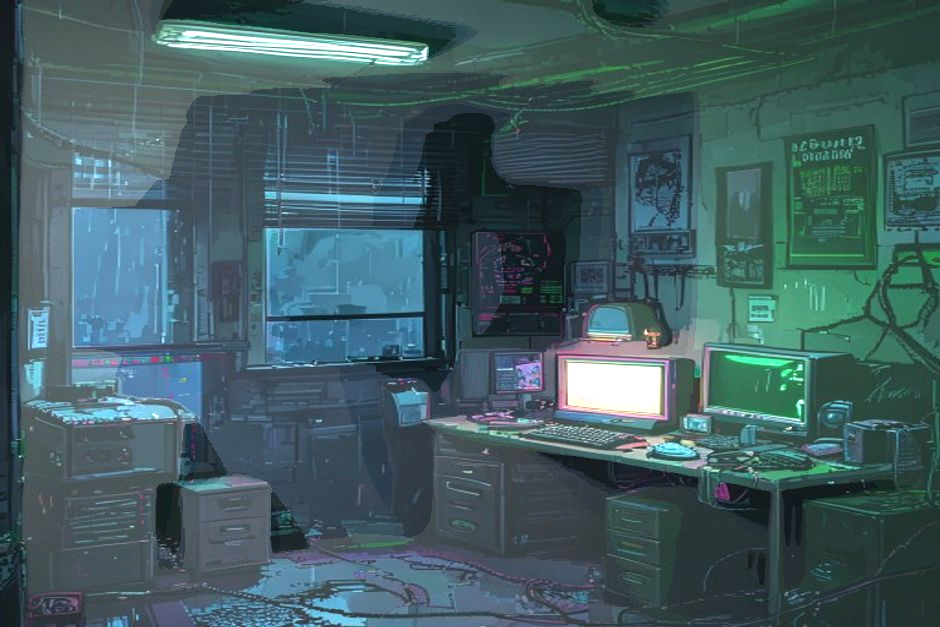
#> input picture assets/bg_apartment_f0.png, 940 x 627 px, found by its file name; its folder holds 5 pictures in this run
$ python gen_env_anim.py
#> lines starting #> are read from the running program, lines starting #| are printed output that depends on the picture; after the words box and inside, x2 and y2 are one past the last pixel; in counts of white or black regions, pixels touching at a corner belong together
#!/usr/bin/env python3
"""
LAST SIGNAL - 定向环境动画 v3 (apartment)

核心思路：效果要极端、局部要大、变化要快。
- 终端屏幕：像真的 CRT 在闪烁，亮度变化 > 100%
- 天花板灯：真的灭/亮，不是微调
- 窗户雨：肉眼可见的雨丝变化
- 每帧都有至少一个显著变化点
"""

import cv2
import numpy as np
import os

ASSETS_DIR = "/root/.openclaw/workspace/last-signal/assets"
SCENE = "bg_apartment"

# 区域 (扩大范围以覆盖更多像素)
TERMINAL = (420, 300, 940, 620)   # 终端+桌面
CEILING  = (100, 0, 700, 200)     # 天花板灯区域
WINDOW   = (0, 60, 470, 580)      # 窗户区域


def load_base():
    path = os.path.join(ASSETS_DIR, f"{SCENE}_f0.png")
    return cv2.imread(path)


def mask_blend(base, transformed, region, feather=30):
    """用羽化 mask 混合区域效果"""
    h, w = base.shape[:2]
    x1, y1, x2, y2 = [max(0, region[0]), max(0, region[1]),
                        min(w, region[2]), min(h, region[3])]

    mask = np.zeros((h, w), np.float32)
    mask[y1:y2, x1:x2] = 1.0
    ks = feather * 2 + 1
    mask = cv2.GaussianBlur(mask, (ks, ks), feather)
    if mask.max() > 0:
        mask /= mask.max()
    m3 = np.stack([mask]*3, axis=-1)

    bf = base.astype(np.float32)
    tf = transformed.astype(np.float32)
    return np.clip(bf * (1 - m3) + tf * m3, 0, 255).astype(np.uint8)


# ========== 效果 ==========

def fx_terminal_green_flash(img):
    """终端区域强绿色脉冲 — 像 CRT 闪亮"""
    out = img.copy().astype(np.float32)
    x1, y1, x2, y2 = TERMINAL
    r = out[y1:y2, x1:x2]
    # 绿色通道大幅提亮
    r[:, :, 1] = np.clip(r[:, :, 1] * 2.2 + 40, 0, 255)
    # 红蓝压制
    r[:, :, 0] = np.clip(r[:, :, 0] * 0.5, 0, 255)
    r[:, :, 2] = np.clip(r[:, :, 2] * 0.55, 0, 255)
    # 整体提亮
    r[:] = np.clip(r * 1.5, 0, 255)
    return out.astype(np.uint8)


def fx_terminal_off(img):
    """终端区域暗灭 — 几乎全黑"""
    out = img.copy().astype(np.float32)
    x1, y1, x2, y2 = TERMINAL
    out[y1:y2, x1:x2] *= 0.25
    return np.clip(out, 0, 255).astype(np.uint8)


def fx_terminal_flicker(img):
    """终端闪烁 — 亮度波动 + 色温偏移"""
    out = img.copy().astype(np.float32)
    x1, y1, x2, y2 = TERMINAL
    r = out[y1:y2, x1:x2]
    r[:, :, 1] = np.clip(r[:, :, 1] * 1.6 + 25, 0, 255)
    r[:, :, 0] = np.clip(r[:, :, 0] * 0.7, 0, 255)
    r[:, :, 2] = np.clip(r[:, :, 2] * 0.75, 0, 255)
    r[:] = np.clip(r * 1.35, 0, 255)
    return out.astype(np.uint8)


def fx_ceiling_warm(img):
    """天花板灯偏暖亮"""
    out = img.copy().astype(np.float32)
    x1, y1, x2, y2 = CEILING
    r = out[y1:y2, x1:x2]
    r[:, :, 2] = np.clip(r[:, :, 2] * 1.4 + 20, 0, 255)
    r[:, :, 1] = np.clip(r[:, :, 1] * 1.2, 0, 255)
    r[:, :, 0] = np.clip(r[:, :, 0] * 0.6, 0, 255)
    r[:] = np.clip(r * 1.4, 0, 255)
    return out.astype(np.uint8)


def fx_ceiling_dark(img):
    """天花板灯灭 — 大幅压暗"""
    out = img.copy().astype(np.float32)
    x1, y1, x2, y2 = CEILING
    out[y1:y2, x1:x2] *= 0.2
    return np.clip(out, 0, 255).astype(np.uint8)


def fx_window_rain(img):
    """窗户区域密集雨丝"""
    out = img.copy().astype(np.float32)
    h, w = out.shape[:2]
    x1, y1, x2, y2 = WINDOW
    rain = np.zeros((h, w), np.float32)
    n = 300
    xs = np.random.randint(x1, x2, n)
    ys = np.random.randint(y1, y2, n)
    ls = np.random.randint(10, 35, n)
    for x, y, l in zip(xs, ys, ls):
        x2r = x + np.random.randint(-2, 3)
        y2r = min(y + l, y2)
        cv2.line(rain, (x, y), (x2r, y2r), 1.0, 1)
    out[:, :, 0] = np.clip(out[:, :, 0] + rain * 80, 0, 255)
    out[:, :, 1] = np.clip(out[:, :, 1] + rain * 65, 0, 255)
    out[:, :, 2] = np.clip(out[:, :, 2] + rain * 50, 0, 255)
    # 窗户微亮
    out[y1:y2, x1:x2] = np.clip(out[y1:y2, x1:x2] * 1.15, 0, 255)
    return out.astype(np.uint8)


def fx_window_light_rain(img):
    """窗户区域轻雨"""
    out = img.copy().astype(np.float32)
    h, w = out.shape[:2]
    x1, y1, x2, y2 = WINDOW
    rain = np.zeros((h, w), np.float32)
    n = 100
    xs = np.random.randint(x1, x2, n)
    ys = np.random.randint(y1, y2, n)
    ls = np.random.randint(5, 18, n)
    for x, y, l in zip(xs, ys, ls):
        x2r = x + np.random.randint(-1, 2)
        y2r = min(y + l, y2)
        cv2.line(rain, (x, y), (x2r, y2r), 0.7, 1)
    out[:, :, 0] = np.clip(out[:, :, 0] + rain * 50, 0, 255)
    out[:, :, 1] = np.clip(out[:, :, 1] + rain * 40, 0, 255)
    out[:, :, 2] = np.clip(out[:, :, 2] + rain * 30, 0, 255)
    return out.astype(np.uint8)


def fx_global_cold(img):
    """全局偏冷"""
    out = img.copy().astype(np.float32)
    out[:, :, 0] = np.clip(out[:, :, 0] * 1.1 + 5, 0, 255)
    out[:, :, 2] = np.clip(out[:, :, 2] * 0.9, 0, 255)
    return out.astype(np.uint8)


# ============================================================
# 帧定义：每帧组合多个区域效果
# ============================================================

def gen():
    base = load_base()
#> in load_base, returned value is the input picture: shape (627, 940, 3); mean B, G, R 98.8, 93.7, 66.2
    frames = []

    # f0: 基准
    frames.append(base.copy())

    # f1: 终端绿闪 + 天花板暖亮
    f1 = mask_blend(base, fx_terminal_green_flash(base), TERMINAL)
#> in fx_terminal_green_flash, `return out.astype(np.uint8)`:
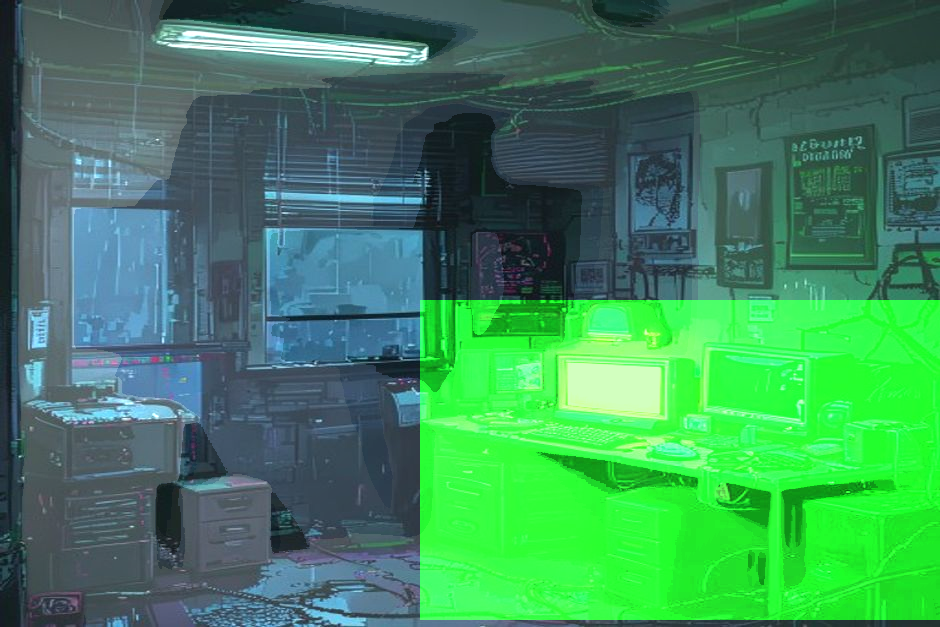
#> returned value: shape (627, 940, 3); mean of channels 0, 1, 2 92.1, 137, 62.7; drawn as B, G, R
#> in mask_blend, `h, w = base.shape[:2]`: h = 627; w = 940
#> in mask_blend, `x1, y1, x2, y2 = [max(0, region[0]), max(0, region[1]), min(w, region[..`: x1 = 420; y1 = 300; x2 = 940; y2 = 620
    f1 = mask_blend(f1, fx_ceiling_warm(f1), CEILING)
#> in fx_ceiling_warm, `return out.astype(np.uint8)`:
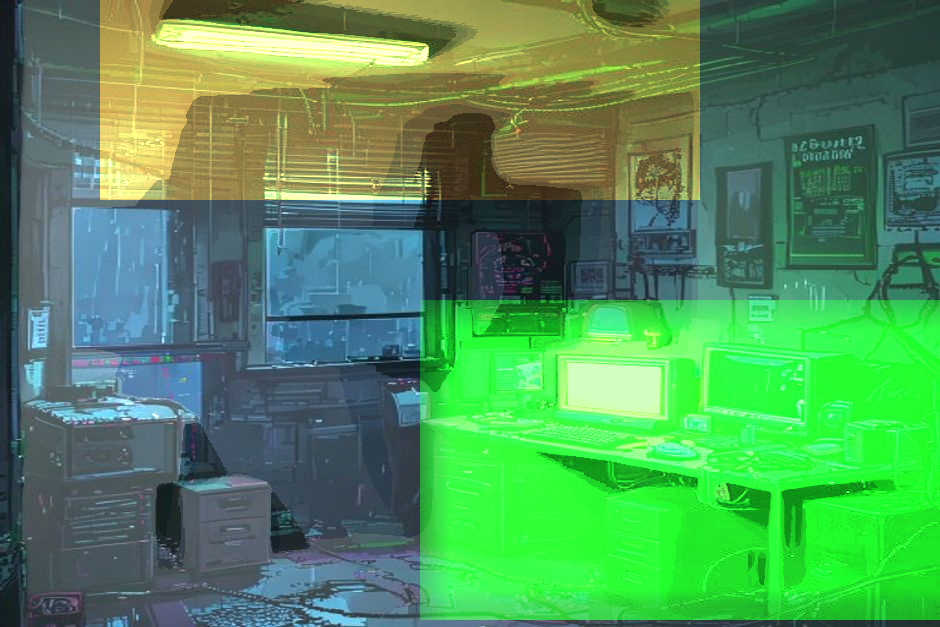
#> returned value: shape (627, 940, 3); mean of channels 0, 1, 2 89.3, 145.9, 79.7; drawn as B, G, R
    frames.append(f1)

    # f2: 终端灭 + 窗户雨
    f2 = mask_blend(base, fx_terminal_off(base), TERMINAL)
#> in fx_terminal_off, `out[y1:y2, x1:x2] *= 0.25`:
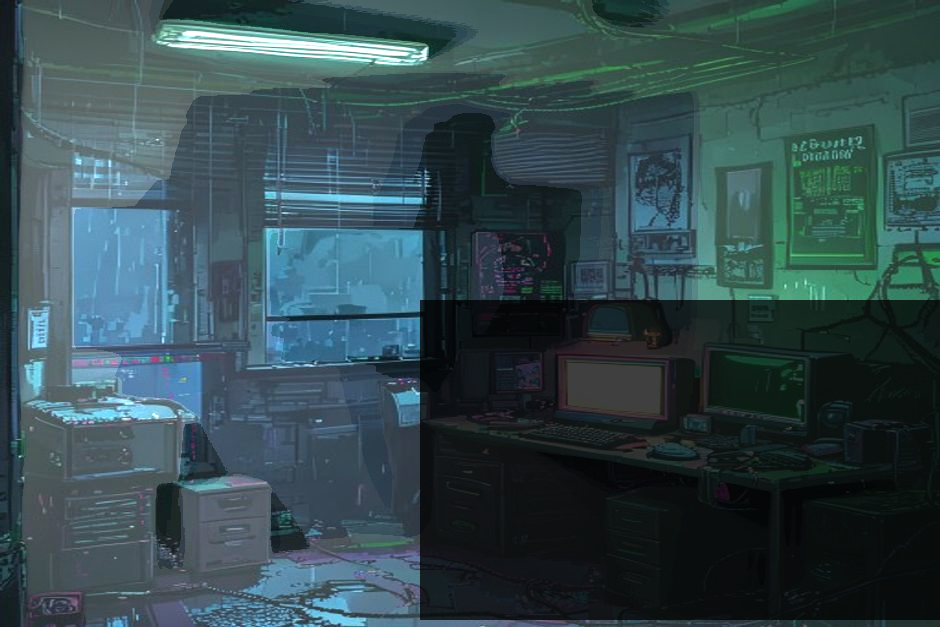
#> out: shape (627, 940, 3) float32; mean B, G, R 79, 74.1, 51.7
    f2 = fx_window_rain(f2)
#> after the loop in fx_window_rain, `for x, y, l in zip(xs, ys, ls):`:
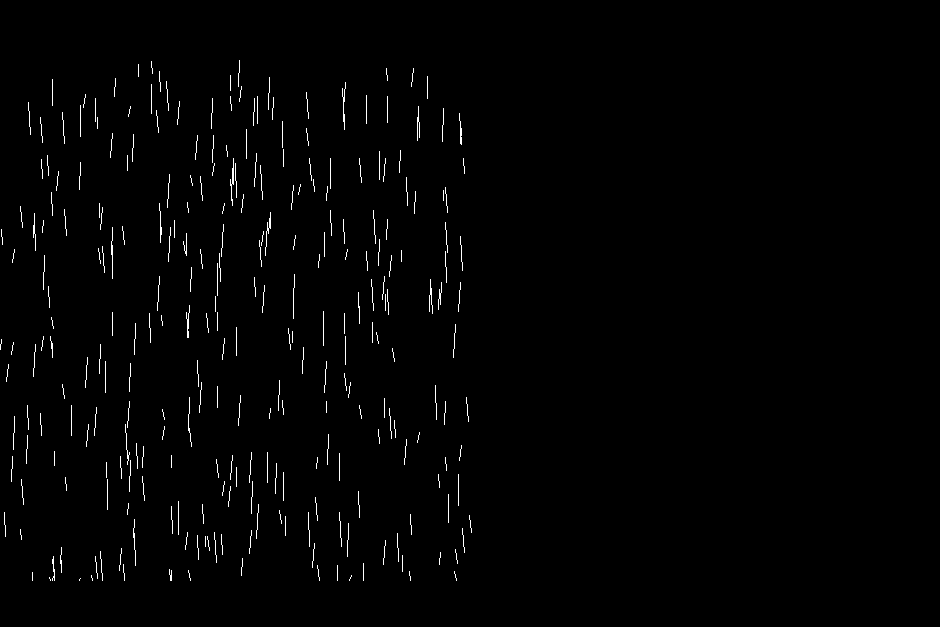
#> rain: shape (627, 940) float32; values 0 (black) and 1 (white), 1.1% white in thin lines or dots, all inside (x1, y1, x2, y2) = (0, 60, 472, 581)
    frames.append(f2)

    # f3: 终端闪 + 天花板暗
    f3 = mask_blend(base, fx_terminal_flicker(base), TERMINAL)
    f3 = mask_blend(f3, fx_ceiling_dark(f3), CEILING)
#> in fx_ceiling_dark, `out[y1:y2, x1:x2] *= 0.2`:
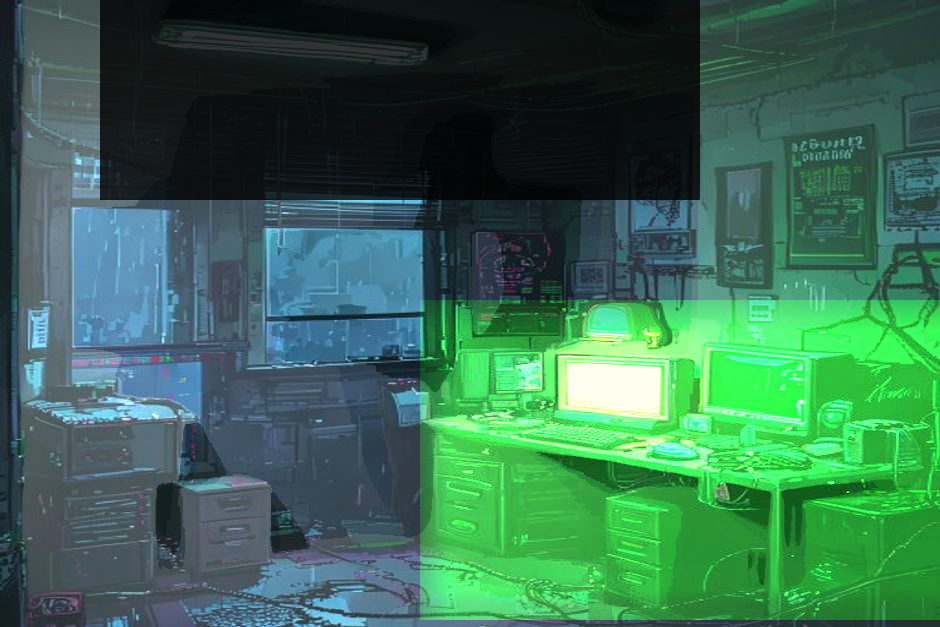
#> out: shape (627, 940, 3) float32; mean B, G, R 82.3, 108.2, 55.7
    frames.append(f3)

    # f4: 全局冷 + 终端绿闪（峰值帧）
    f4 = fx_global_cold(base.copy())
    f4 = mask_blend(f4, fx_terminal_green_flash(f4), TERMINAL)
#> in fx_terminal_green_flash (call 2), `r = out[y1:y2, x1:x2]`:
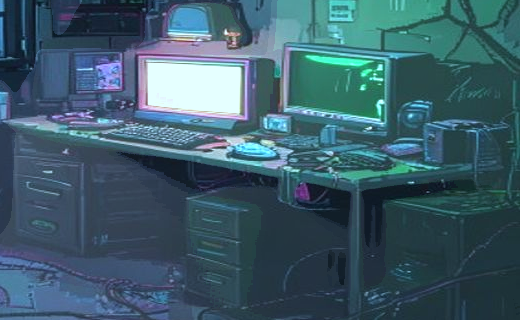
#> r: shape (320, 520, 3) float32; mean B, G, R 106.4, 92.5, 60.9
#> in fx_terminal_green_flash (call 2), `r[:, :, 1] = np.clip(r[:, :, 1] * 2.2 + 40, 0, 255)`:
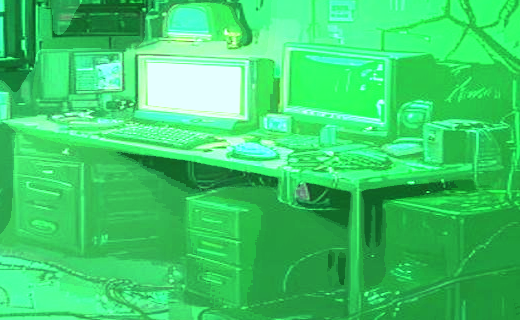
#> r: shape (320, 520, 3) float32; mean B, G, R 106.4, 207.5, 60.9
    frames.append(f4)

    # f5: 终端灭 + 天花板暖 + 窗户轻雨
    f5 = mask_blend(base, fx_terminal_off(base), TERMINAL)
    f5 = mask_blend(f5, fx_ceiling_warm(f5), CEILING)
    f5 = fx_window_light_rain(f5)
    frames.append(f5)

    # f6: 终端闪 + 窗户雨
    f6 = mask_blend(base, fx_terminal_flicker(base), TERMINAL)
    f6 = fx_window_rain(f6)
    frames.append(f6)

    # f7: 终端微闪（过渡回基准）
    f7 = mask_blend(base, fx_terminal_flicker(base), TERMINAL)
    frames.append(f7)

    return frames


def main():
    print("=" * 50)
    print("🎬 LAST SIGNAL - 定向环境动画 v3 (apartment)")
    print("=" * 50)

    np.random.seed(42)  # 固定雨丝位置便于对比
    frames = gen()
#> frames = 8 items

    for i, f in enumerate(frames):
        out = os.path.join(ASSETS_DIR, f"{SCENE}_f{i}.png")
        cv2.imwrite(out, f)
        sz = os.path.getsize(out) // 1024
        print(f"  ✅ f{i} ({sz}KB)")
#> this loop made 8 passes
#> sz on passes 1 to 8: 845, 837, 828, 801, 821, 791, 913, 853
#|   ✅ f0 (845KB)
#|   ✅ f1 (837KB)
#|   ✅ f2 (828KB)
#|   ✅ f3 (801KB)
#|   ✅ f4 (821KB)
#|   ✅ f5 (791KB)
#|   ✅ f6 (913KB)
#|   ✅ f7 (853KB)

    print(f"\n📊 帧间差异:")
    for i in range(1, len(frames)):
        diff = np.mean(cv2.absdiff(frames[0], frames[i]))
        bar = "█" * int(diff) + "░" * max(0, 30 - int(diff))
        label = "太微" if diff < 3 else "微妙" if diff < 8 else "可见" if diff < 18 else "明显"
        print(f"   f0↔f{i}: {diff:5.1f} {bar} [{label}]")
#> this loop made 7 passes
#> (diff, bar, label) on passes 1 to 7: (26.67, '██████████████████████████░░░░', '明显'), (23.24, '███████████████████████░░░░░░░', '明显'), (22.86, '██████████████████████░░░░░░░░', '明显'), (21.7, '█████████████████████░░░░░░░░░', '明显'), (26.99, '██████████████████████████░░░░', '明显'), (16.6, '████████████████░░░░░░░░░░░░░░', '可见'), (10.22, '██████████░░░░░░░░░░░░░░░░░░░░', '可见')
#|    f0↔f1:  26.7 ██████████████████████████░░░░ [明显]
#|    f0↔f2:  23.2 ███████████████████████░░░░░░░ [明显]
#|    f0↔f3:  22.9 ██████████████████████░░░░░░░░ [明显]
#|    f0↔f4:  21.7 █████████████████████░░░░░░░░░ [明显]
#|    f0↔f5:  27.0 ██████████████████████████░░░░ [明显]
#|    f0↔f6:  16.6 ████████████████░░░░░░░░░░░░░░ [可见]
#|    f0↔f7:  10.2 ██████████░░░░░░░░░░░░░░░░░░░░ [可见]

    loop = np.mean(cv2.absdiff(frames[0], frames[-1]))
#> loop = 10.22
    print(f"   循环: f0↔f{len(frames)-1}: {loop:.1f}")
#|    循环: f0↔f7: 10.2


if __name__ == "__main__":
    main()
